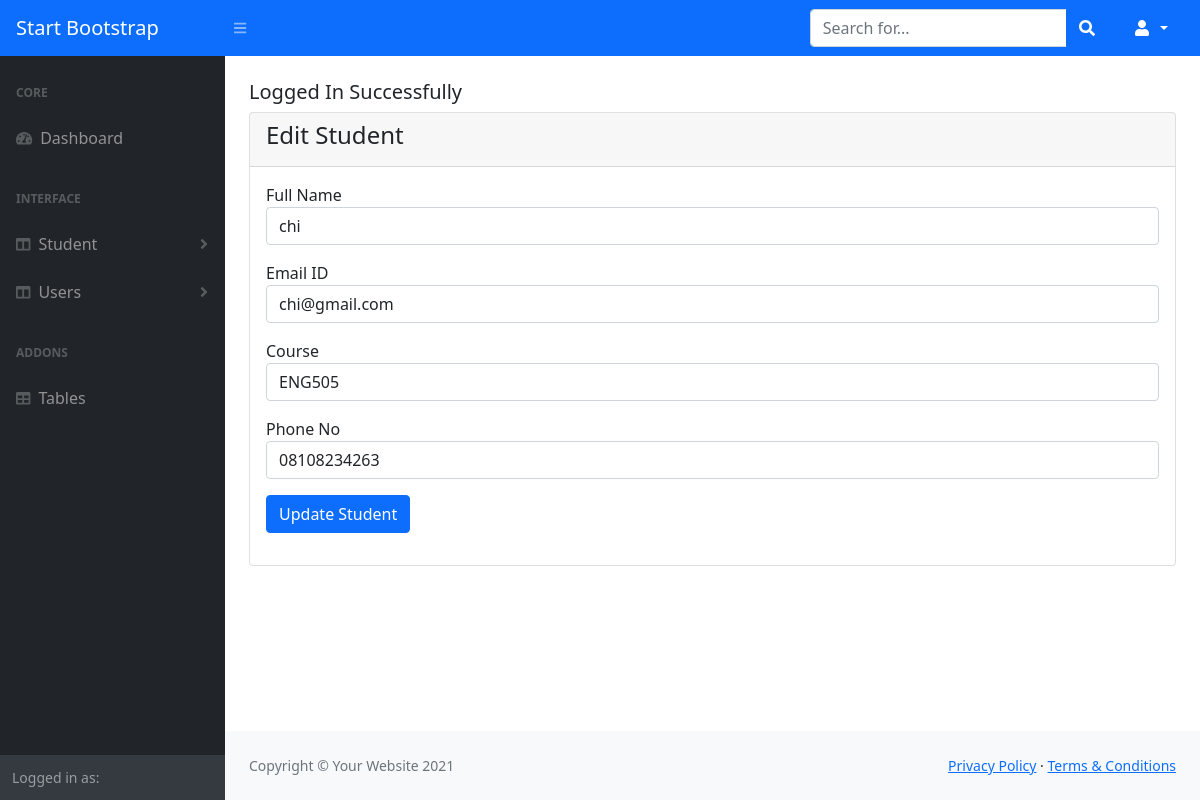
The app's page /admin/edit_student.php?id=1 (signed in) with its own data.
### tables this page shows
CREATE TABLE `students` (
  `id` int(11) NOT NULL,
  `fullname` varchar(191) NOT NULL,
  `email` varchar(191) NOT NULL,
  `course` varchar(191) NOT NULL,
  `phone` varchar(20) NOT NULL
);

### config/databaseConnection.php (called while the page is built, shortened)
<?php
class DatabaseConnection {
	public function __construct(){
		$conn = new mysqli(DB_HOST,DB_USER,DB_PASSWORD,DB_DATABASE);
		return $this->conn = $conn;
	}
}
  ?>

### admin/controllers/studentController.php (called while the page is built, shortened)
<?php
class StudentController {
	public function __construct(){
		$db = new DatabaseConnection;
		$this->conn = $db->conn;
	}
	public function edit($id){
		$student_id = validateInput($this->conn, $id);
		$studentQuery = "SELECT * FROM students WHERE id = '$student_id' LIMIT 1";
		$result = $this->conn->query($studentQuery) or die($this->conn->error);
		if ($result->num_rows == 1){
			$data = $result->fetch_assoc();
			return $data;
		} else {
			return false;
		}
	}
}
?>

### controllers/authenticationController.php (called while the page is built, shortened)
<?php
class AuthenticationController {
	public function __construct(){
		$db = new DatabaseConnection;
	}
}
?>

### config/app.php (called while the page is built, shortened)
<?php
include_once("databaseConnection.php");
function validateInput($dbcon, $input){
	return mysqli_real_escape_string($dbcon, $input);
}
?>

### admin/edit_student.php (the view, shortened to what this page needs)
<?php
include("../config/app.php");
include_once("../controllers/authenticationController.php");
include_once("controllers/studentController.php");
include("includes/header.php");
?>
<div class="container-fluid px-4">
    <div class="row mt-4">
    	<div class="col-md-12">
    		<?php include("../message.php"); ?>
    		<div class="card">
    			<div class="card-header">
    				<h4>Edit Student</h4>
    			</div>
    			<div class="card-body">
    				<?php
    				if (isset($_GET["id"])){
    					$student_id = validateInput($db->conn, $_GET["id"]);
    					$student = new StudentController;
    					$result = $student->edit($student_id);
    					if ($result){
    							?>
    				<form action="code/student_code.php" method="POST">
    					<div class="mb-3">
    						<label for="full-name">Full Name</label>
    						<input type="text" name="fullname" class="form-control" value="<?= $result["fullname"]; ?>" required>
    					</div>
    					<div class="mb-3">
    						<label for="full-name">Email ID</label>
    						<input type="email" name="email" class="form-control" value="<?= $result["email"]; ?>" required>
    					</div>
    					<div class="mb-3">
    						<label for="full-name">Course</label>
    						<input type="text" name="course" class="form-control" value="<?= $result["course"]; ?>" required>
    					</div>
    					<div class="mb-3">
    						<label for="full-name">Phone No</label>
    						<input type="text" name="phone" class="form-control" value="<?= $result["phone"]; ?>" required>
    					</div>
    					<div class="mb-3">
    						<button type="submit" name="update_student" class="btn btn-primary">Update Student</button>
    					</div>
    				</form>
    							<?php
    					} else {
    						echo "<h4>No Record Found</h4>";
    					}
    				} else {
    					echo "<h4>Something went wrong</h4>";
    				}
    				?>
    			</div>
    		</div>
    	</div>
    </div>
    </div>
<?php
include("includes/footer.php");
include("includes/scripts.php");
?>

### records on screen
students: fullname "chi", email "chi@gmail.com", course "ENG505", phone "08108234263"

### other values on screen
$_SESSION["message"] "Logged In Successfully"
